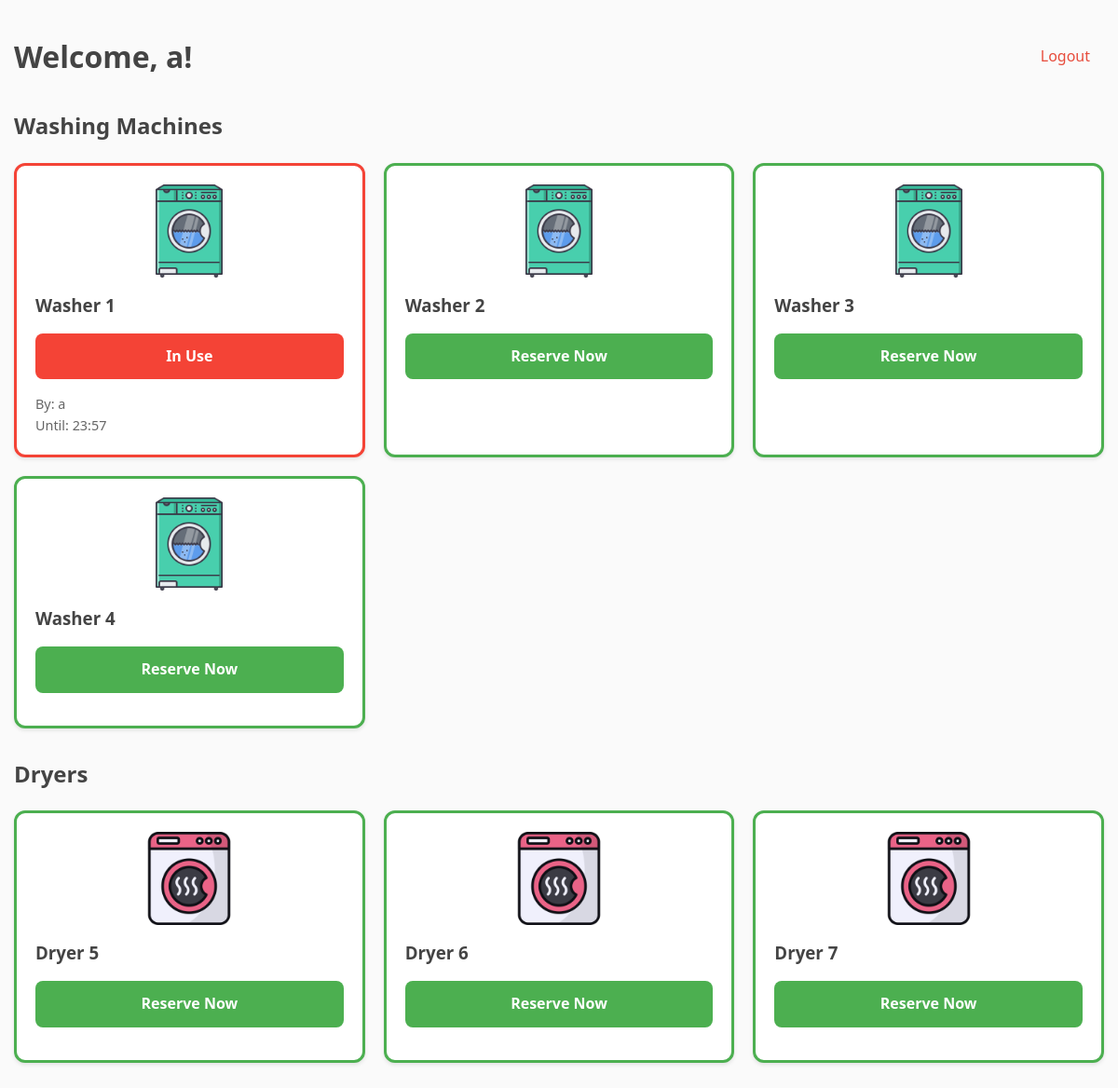
The page /index (signed in) on the database as committed earlier.
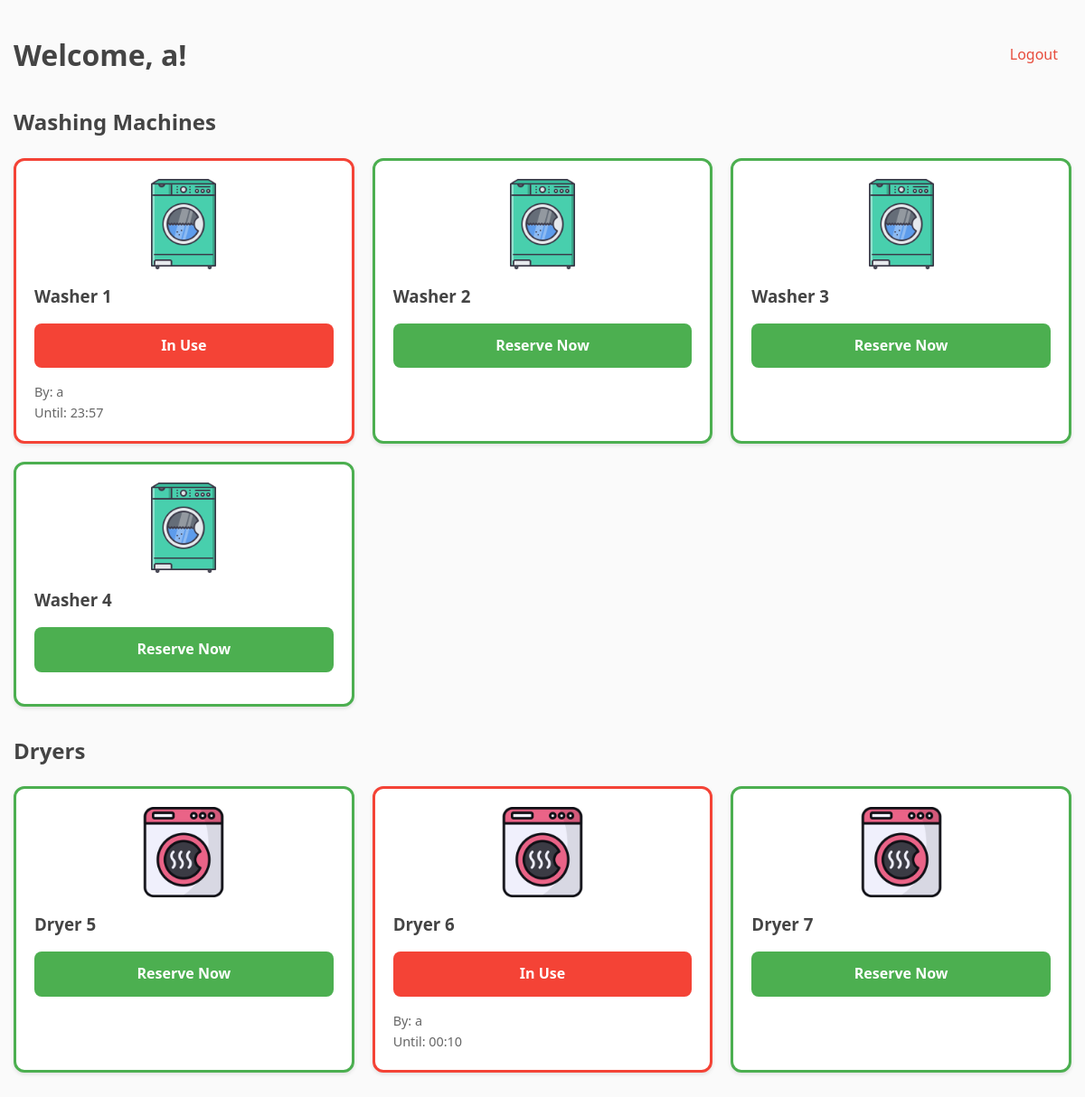
The same page on the database as committed later.
### app.py (models this page shows)
class User(UserMixin, db.Model):
    id = db.Column(db.Integer, primary_key=True)
    email = db.Column(db.String(100), unique=True)
    password = db.Column(db.String(200))
    name = db.Column(db.String(100))
    appliances = db.relationship('Appliance', backref='user', lazy=True)

class Appliance(db.Model):
    id = db.Column(db.Integer, primary_key=True)
    type = db.Column(db.String(20))
    status = db.Column(db.String(20), default='free')
    user_id = db.Column(db.Integer, db.ForeignKey('user.id'))
    reservation_time = db.Column(db.DateTime)

### app.py (the view)
@app.route('/index')
@login_required
def index():
    appliances = Appliance.query.all()
    for appliance in appliances:
        update_appliance_status(appliance)
    return render_template('index.html',
                         appliances=appliances,
                         datetime=datetime,
                         timedelta=timedelta)

### app.py (called while the page is built)
@login_manager.user_loader
def load_user(user_id):
    return User.query.get(int(user_id))

def update_appliance_status(appliance):
    if appliance.status in ['in_use', 'almost_done'] and appliance.reservation_time:
        time_remaining = appliance.reservation_time + timedelta(hours=1) - datetime.now()
        if time_remaining < timedelta(0):
            appliance.status = 'free'
            appliance.user_id = None
            appliance.reservation_time = None
        elif time_remaining <= timedelta(minutes=10):
            appliance.status = 'almost_done'
        else:
            appliance.status = 'in_use'
        db.session.commit()

### templates/index.html
{% extends "base.html" %}
{% block content %}
<div class="dashboard">
    <header class="header">
        <h1>Welcome, {{ current_user.name }}!</h1>
        <a href="{{ url_for('logout') }}" class="logout-btn">Logout</a>
    </header>
    <div class="appliance-section">
        <h2>Washing Machines</h2>
        <div class="appliance-grid">
            {% for appliance in appliances if appliance.type == 'washer' %}
                {% include 'appliance_card.html' %}
            {% endfor %}
        </div>
    </div>
    <div class="appliance-section">
        <h2>Dryers</h2>
        <div class="appliance-grid">
            {% for appliance in appliances if appliance.type == 'dryer' %}
                {% include 'appliance_card.html' %}
            {% endfor %}
        </div>
    </div>
</div>
{% endblock %}

### templates/base.html (shortened to what this page needs)
<!DOCTYPE html>
<html>
<head>
    <link rel="stylesheet" href="{{ url_for('static', filename='style.css') }}">
</head>
<body>
    <div class="container">
        {% block content %}{% endblock %}
    </div>
</body>
</html>

### templates/appliance_card.html
<div class="appliance-card {{ appliance.status }}">
    <img src="{{ url_for('static', filename='images/' ~ appliance.type ~ '.png') }}"
         alt="{{ appliance.type }}"
         class="appliance-image">
    <div class="appliance-info">
        <h3>{{ appliance.type|title }} {{ appliance.id }}</h3>
        {% if appliance.status == 'free' %}
            <a href="{{ url_for('reserve', appliance_id=appliance.id) }}"
               class="status-btn free">
                Reserve Now
            </a>
        {% else %}
            <div class="status-btn {{ 'almost-done' if appliance.status == 'almost_done' else 'in-use' }}">
                {% if appliance.status == 'almost_done' %}
                    {{ ((appliance.reservation_time + timedelta(hours=1)) - datetime.now()).seconds // 60 }} min left
                {% else %}
                    In Use
                {% endif %}
            </div>
            <div class="reservation-info">
                <p>By: {{ appliance.user.name }}</p>
                <p>Until: {{ (appliance.reservation_time + timedelta(hours=1)).strftime('%H:%M') }}</p>
            </div>
        {% endif %}
    </div>
</div>

### static/style.css (style rules this page uses)
* { box-sizing: border-box; margin: 0; padding: 0; }
body { font-family: 'Segoe UI', system-ui, -apple-system, sans-serif; background: #fafafa; line-height: 1.6; color: #444; }
.container { max-width: 1200px; margin: 0 auto; padding: 15px; }
.dashboard { padding: 20px 0; }
.header { display: flex; justify-content: space-between; align-items: center; margin-bottom: 30px; }
.logout-btn { color: #e74c3c; text-decoration: none; padding: 8px 15px; border-radius: 6px; transition: background 0.3s ease; }
.appliance-section { margin: 30px 0; }
.appliance-section h2 { color: #444; margin-bottom: 20px; }
.appliance-grid { display: grid; gap: 20px; grid-template-columns: repeat(auto-fit, minmax(280px, 1fr)); }
.appliance-card { background: #fff; border-radius: 12px; padding: 20px; box-shadow: 0 2px 4px rgba(0, 0, 0, 0.1); border: 3px solid transparent; transition: transform 0.3s ease; }
.appliance-card.free { border-color: #4CAF50; }
.appliance-card.in_use { border-color: #f44336; }
.appliance-image { width: 100%; max-width: 100px; display: block; margin: 0 auto 15px; }
.status-btn { display: block; padding: 12px; border-radius: 8px; text-align: center; font-weight: 600; margin: 15px 0; text-decoration: none; border: none; cursor: pointer; }
.status-btn.free { background: #4CAF50; color: white; }
.status-btn.in-use { background: #f44336; color: white; cursor: not-allowed; }
.reservation-info { font-size: 0.9rem; color: #666; margin-top: 10px; }

Rows that differ between the two databases and show on the page:
changed Appliance id 6: user.name (not shown) → "a"; reservation_time (not shown) → "00:10"; status "Reserve Now" → "In Use By: Until:"
